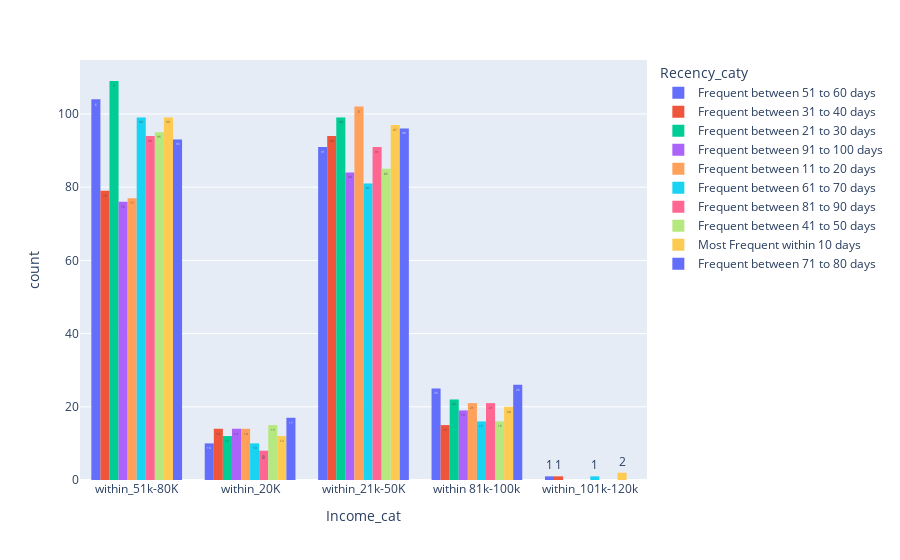

The notebook cell this image was saved under:
### Code cell
px.histogram(data,x = data["Income_cat"],color=data['Recency_caty'],barmode = 'group',text_auto=True)

### Figure 1 — Plotly figure (JSON) as saved in the notebook; plotly's stock layout.template omitted (floating-point values rounded to 4 significant figures; data arrays with more than 128 entries replaced by an {"elided": "..."} marker saying what was removed)
{"data": [{"alignmentgroup": "True", "bingroup": "x", "hovertemplate": "Recency_caty=Frequent between 51 to 60 days<br>Income_cat=%{x}<br>count=%{y}<extra></extra>", "legendgroup": "Frequent between 51 to 60 days", "marker": {"color": "#636efa", "pattern": {"shape": ""}}, "name": "Frequent between 51 to 60 days", "offsetgroup": "Frequent between 51 to 60 days", "orientation": "v", "showlegend": true, "texttemplate": "%{value}", "type": "histogram", "x": {"elided": "231 str values"}, "xaxis": "x", "yaxis": "y"}, {"alignmentgroup": "True", "bingroup": "x", "hovertemplate": "Recency_caty=Frequent between 31 to 40 days<br>Income_cat=%{x}<br>count=%{y}<extra></extra>", "legendgroup": "Frequent between 31 to 40 days", "marker": {"color": "#EF553B", "pattern": {"shape": ""}}, "name": "Frequent between 31 to 40 days", "offsetgroup": "Frequent between 31 to 40 days", "orientation": "v", "showlegend": true, "texttemplate": "%{value}", "type": "histogram", "x": {"elided": "203 str values"}, "xaxis": "x", "yaxis": "y"}, {"alignmentgroup": "True", "bingroup": "x", "hovertemplate": "Recency_caty=Frequent between 21 to 30 days<br>Income_cat=%{x}<br>count=%{y}<extra></extra>", "legendgroup": "Frequent between 21 to 30 days", "marker": {"color": "#00cc96", "pattern": {"shape": ""}}, "name": "Frequent between 21 to 30 days", "offsetgroup": "Frequent between 21 to 30 days", "orientation": "v", "showlegend": true, "texttemplate": "%{value}", "type": "histogram", "x": {"elided": "242 str values"}, "xaxis": "x", "yaxis": "y"}, {"alignmentgroup": "True", "bingroup": "x", "hovertemplate": "Recency_caty=Frequent between 91 to 100 days<br>Income_cat=%{x}<br>count=%{y}<extra></extra>", "legendgroup": "Frequent between 91 to 100 days", "marker": {"color": "#ab63fa", "pattern": {"shape": ""}}, "name": "Frequent between 91 to 100 days", "offsetgroup": "Frequent between 91 to 100 days", "orientation": "v", "showlegend": true, "texttemplate": "%{value}", "type": "histogram", "x": {"elided": "193 str values"}, "xaxis": "x", "yaxis": "y"}, {"alignmentgroup": "True", "bingroup": "x", "hovertemplate": "Recency_caty=Frequent between 11 to 20 days<br>Income_cat=%{x}<br>count=%{y}<extra></extra>", "legendgroup": "Frequent between 11 to 20 days", "marker": {"color": "#FFA15A", "pattern": {"shape": ""}}, "name": "Frequent between 11 to 20 days", "offsetgroup": "Frequent between 11 to 20 days", "orientation": "v", "showlegend": true, "texttemplate": "%{value}", "type": "histogram", "x": {"elided": "214 str values"}, "xaxis": "x", "yaxis": "y"}, {"alignmentgroup": "True", "bingroup": "x", "hovertemplate": "Recency_caty=Frequent between 61 to 70 days<br>Income_cat=%{x}<br>count=%{y}<extra></extra>", "legendgroup": "Frequent between 61 to 70 days", "marker": {"color": "#19d3f3", "pattern": {"shape": ""}}, "name": "Frequent between 61 to 70 days", "offsetgroup": "Frequent between 61 to 70 days", "orientation": "v", "showlegend": true, "texttemplate": "%{value}", "type": "histogram", "x": {"elided": "207 str values"}, "xaxis": "x", "yaxis": "y"}, {"alignmentgroup": "True", "bingroup": "x", "hovertemplate": "Recency_caty=Frequent between 81 to 90 days<br>Income_cat=%{x}<br>count=%{y}<extra></extra>", "legendgroup": "Frequent between 81 to 90 days", "marker": {"color": "#FF6692", "pattern": {"shape": ""}}, "name": "Frequent between 81 to 90 days", "offsetgroup": "Frequent between 81 to 90 days", "orientation": "v", "showlegend": true, "texttemplate": "%{value}", "type": "histogram", "x": {"elided": "214 str values"}, "xaxis": "x", "yaxis": "y"}, {"alignmentgroup": "True", "bingroup": "x", "hovertemplate": "Recency_caty=Frequent between 41 to 50 days<br>Income_cat=%{x}<br>count=%{y}<extra></extra>", "legendgroup": "Frequent between 41 to 50 days", "marker": {"color": "#B6E880", "pattern": {"shape": ""}}, "name": "Frequent between 41 to 50 days", "offsetgroup": "Frequent between 41 to 50 days", "orientation": "v", "showlegend": true, "texttemplate": "%{value}", "type": "histogram", "x": {"elided": "211 str values"}, "xaxis": "x", "yaxis": "y"}, {"alignmentgroup": "True", "bingroup": "x", "hovertemplate": "Recency_caty=Most Frequent within 10 days<br>Income_cat=%{x}<br>count=%{y}<extra></extra>", "legendgroup": "Most Frequent within 10 days", "marker": {"color": "#FECB52", "pattern": {"shape": ""}}, "name": "Most Frequent within 10 days", "offsetgroup": "Most Frequent within 10 days", "orientation": "v", "showlegend": true, "texttemplate": "%{value}", "type": "histogram", "x": {"elided": "230 str values"}, "xaxis": "x", "yaxis": "y"}, {"alignmentgroup": "True", "bingroup": "x", "hovertemplate": "Recency_caty=Frequent between 71 to 80 days<br>Income_cat=%{x}<br>count=%{y}<extra></extra>", "legendgroup": "Frequent between 71 to 80 days", "marker": {"color": "#636efa", "pattern": {"shape": ""}}, "name": "Frequent between 71 to 80 days", "offsetgroup": "Frequent between 71 to 80 days", "orientation": "v", "showlegend": true, "texttemplate": "%{value}", "type": "histogram", "x": {"elided": "232 str values"}, "xaxis": "x", "yaxis": "y"}], "layout": {"barmode": "group", "legend": {"title": {"text": "Recency_caty"}, "tracegroupgap": 0}, "margin": {"t": 60}, "xaxis": {"anchor": "y", "domain": [0, 1], "title": {"text": "Income_cat"}}, "yaxis": {"anchor": "x", "domain": [0, 1], "title": {"text": "count"}}}}
